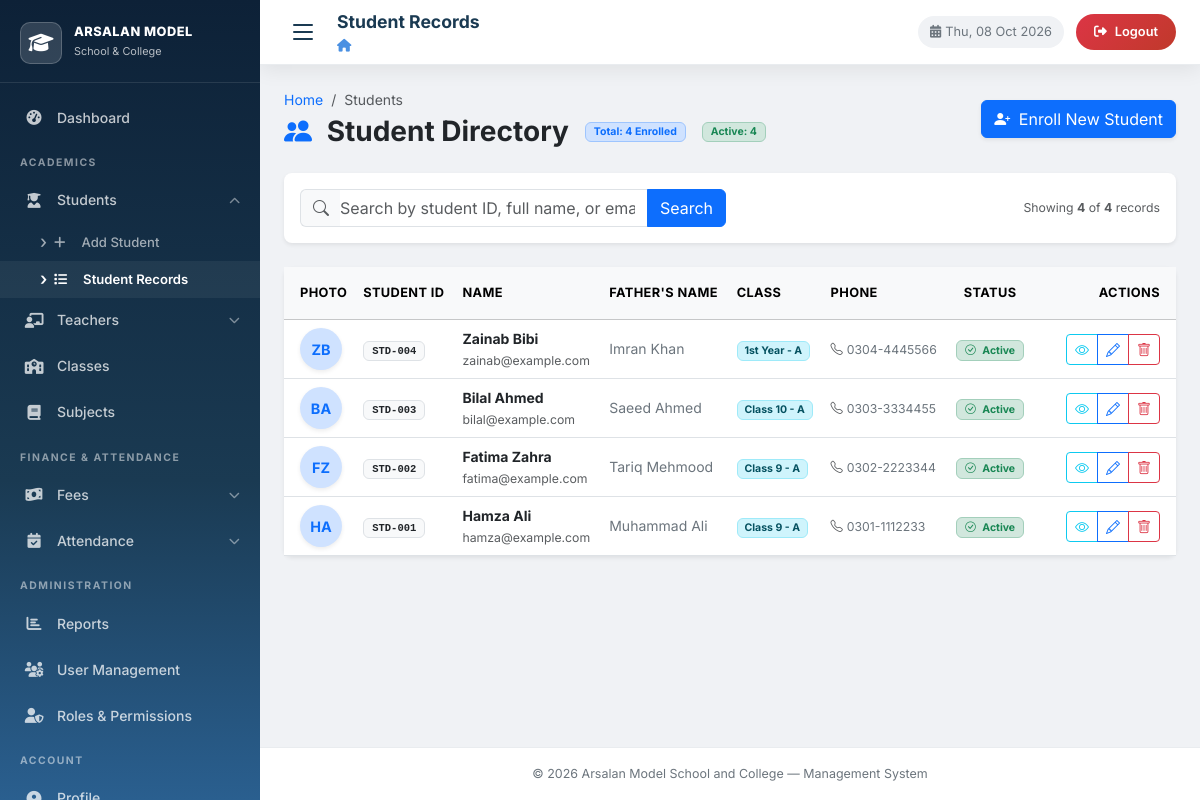
Page /students/student_records.php (signed in) on the committed database.
### tables this page shows
CREATE TABLE `students` (
    `id`             INT          NOT NULL AUTO_INCREMENT,
    `student_id`     VARCHAR(20)  NOT NULL,
    `first_name`     VARCHAR(50)  NOT NULL,
    `last_name`      VARCHAR(50)  NOT NULL,
    `father_name`    VARCHAR(100) NOT NULL,
    `gender`         ENUM('Male','Female','Other') NOT NULL,
    `date_of_birth`  DATE         NULL,
    `phone`          VARCHAR(15)  NOT NULL,
    `email`          VARCHAR(100) NOT NULL DEFAULT '',
    `address`        TEXT         NULL,
    `class_id`       INT          NOT NULL,
    `parent_user_id` INT          NULL DEFAULT NULL,
    `admission_date` DATE         NOT NULL,
    `photo`          VARCHAR(255) NULL DEFAULT NULL,
    `status`         ENUM('active','inactive') NOT NULL DEFAULT 'active',
    `created_at`     TIMESTAMP    NOT NULL DEFAULT CURRENT_TIMESTAMP,
    `updated_at`     TIMESTAMP    NOT NULL DEFAULT CURRENT_TIMESTAMP ON UPDATE CURRENT_TIMESTAMP,
    PRIMARY KEY (`id`),
    UNIQUE KEY `uq_student_id` (`student_id`),
    CONSTRAINT `fk_student_class` FOREIGN KEY (`class_id`) REFERENCES `classes`(`id`) ON DELETE RESTRICT,
    CONSTRAINT `fk_student_parent_user` FOREIGN KEY (`parent_user_id`) REFERENCES `users`(`id`) ON DELETE SET NULL
);

CREATE TABLE `classes` (
    `id`               INT         NOT NULL AUTO_INCREMENT,
    `class_name`       VARCHAR(50) NOT NULL,
    `section`          VARCHAR(10) NOT NULL DEFAULT 'A',
    `class_teacher_id` INT         NULL DEFAULT NULL,
    `room_number`      VARCHAR(20) NOT NULL DEFAULT '',
    `status`           ENUM('active','inactive') NOT NULL DEFAULT 'active',
    `created_at`       TIMESTAMP   NOT NULL DEFAULT CURRENT_TIMESTAMP,
    PRIMARY KEY (`id`)
);

### database.php (called while the page is built, shortened)
<?php
function get_db(): mysqli {
    static $conn = null;
    if ($conn === null) {
        try {
            $conn = new mysqli(DB_HOST, DB_USER, DB_PASS, DB_NAME);
            $conn->set_charset(DB_CHARSET);
        } catch (mysqli_sql_exception $e) {
            error_log('Database connection failed: ' . $e->getMessage());
            die('<div style="font-family:sans-serif;color:#c0392b;padding:30px;text-align:center;">
                <h2>&#9888; Database Connection Error</h2>
                <p>Could not connect to MySQL. Please ensure XAMPP is running and run <strong>setup.sql</strong> first.</p>
                <p><small>' . htmlspecialchars($e->getMessage(), ENT_QUOTES) . '</small></p>
                </div>');
        }
    }
    return $conn;
}
function normalize_db_args(string|array $arg2 = '', string|array $arg3 = []): array {
    if (is_array($arg2)) {
        $params = $arg2;
        $types  = is_string($arg3) ? $arg3 : '';
    } else {
        $types  = (string)$arg2;
        $params = is_array($arg3) ? $arg3 : [];
    }
    return [$types, $params];
}
function db_query(string $sql, $types = '', $params = []): mysqli_stmt {
    [$actual_types, $actual_params] = normalize_db_args($types, $params);
    $conn = get_db();
    $stmt = $conn->prepare($sql);
    if ($actual_types !== '' && count($actual_params) > 0) {
        $stmt->bind_param($actual_types, ...$actual_params);
    }
    $stmt->execute();
    return $stmt;
}
function db_fetch_all(string $sql, $types = '', $params = []): array {
    $stmt = db_query($sql, $types, $params);
    $rows = $stmt->get_result()->fetch_all(MYSQLI_ASSOC);
    return $rows;
}
function db_fetch_one(string $sql, $types = '', $params = []): ?array {
    $stmt = db_query($sql, $types, $params);
    $row = $stmt->get_result()->fetch_assoc();
    return $row ?: null;
}
function h(mixed $val): string {
    return htmlspecialchars((string)($val ?? ''), ENT_QUOTES, 'UTF-8');
}
function current_user(): ?array {
    return ['id'=>$_SESSION['user_id'],'username'=>$_SESSION['username'],'role'=>$_SESSION['role']];
}
function get_role_dashboard(string $role, string $depth = '', ?int $user_id = null): string {
    $norm_role = strtolower(trim($role));
    if ($norm_role === 'admin')   return $depth . 'dashboard.php';
    return $depth . 'profile.php';
}
function has_permission(string $permission, ?int $user_id = null): bool {
    $current_uid = $user_id ?? ($_SESSION['user_id'] ?? null);
    if ($user_id === null) {
        $current_role = strtolower($_SESSION['role'] ?? '');
        if ($current_role === 'admin') {
            return true;
        }
    }
    return false;
}

### students/student_records.php (the view, shortened to what this page needs)
<?php
require_once __DIR__ . '/../database.php';
$depth       = '../';
$search = trim($_GET['search'] ?? '');
$per_page = 10;
$page = max(1, (int)($_GET['page'] ?? 1));
$offset = ($page - 1) * $per_page;
$count_sql = "SELECT COUNT(*) AS total
              FROM students s
              LEFT JOIN classes c ON s.class_id = c.id";
$count_params = [];
$count_types  = "";
$count_row = db_fetch_one($count_sql, $count_types, $count_params);
$total_students = (int)($count_row['total'] ?? 0);
$data_sql = "SELECT s.*, c.class_name, c.section
             FROM students s
             LEFT JOIN classes c ON s.class_id = c.id";
$data_params = [];
$data_types  = "";
$data_sql .= " ORDER BY s.id DESC LIMIT ? OFFSET ?";
$data_params[] = $per_page;
$data_params[] = $offset;
$data_types   .= "ii";
$students = db_fetch_all($data_sql, $data_types, $data_params);
$active_total_row = db_fetch_one("SELECT COUNT(*) AS total FROM students WHERE status = 'active'");
$total_active = (int)($active_total_row['total'] ?? 0);
require_once __DIR__ . '/../layout.php';
?>
<div class="d-flex justify-content-between align-items-center flex-wrap gap-2 mb-4">
    <div>
        <nav aria-label="breadcrumb">
            <ol class="breadcrumb mb-1">
                <li class="breadcrumb-item"><a href="<?= $dashboard_link ?>" class="text-decoration-none">Home</a></li>
                <li class="breadcrumb-item active" aria-current="page">Students</li>
            </ol>
        </nav>
        <div class="d-flex align-items-center gap-3">
            <h2 class="h3 fw-bold text-dark mb-0">
                <i class="bi bi-people-fill text-primary me-2"></i> Student Directory
            </h2>
            <span class="badge bg-primary-subtle text-primary border border-primary-subtle px-2 py-1">
                Total: <?= number_format($total_students); ?> <?= ($search !== '') ? 'Found' : 'Enrolled'; ?>
            </span>
            <span class="badge bg-success-subtle text-success border border-success-subtle px-2 py-1">
                Active: <?= number_format($total_active); ?>
            </span>
        </div>
    </div>
    <?php if (has_permission('students.add')): ?>
    <div>
        <a href="add_student.php" class="btn btn-primary shadow-sm">
            <i class="bi bi-person-plus-fill me-1"></i> Enroll New Student
        </a>
    </div>
    <?php endif; ?>
</div>
<div class="card border-0 shadow-sm rounded-3 mb-4">
    <div class="card-body p-3">
        <form method="GET" action="student_records.php" class="row g-2 align-items-center">
            <div class="col-md-8 col-lg-6">
                <div class="input-group">
                    <span class="input-group-text bg-light text-muted border-end-0">
                        <i class="bi bi-search"></i>
                    </span>
                    <input type="text"
                           class="form-control border-start-0 ps-0"
                           name="search"
                           placeholder="Search by student ID, full name, or email..."
                           value="<?= h($search); ?>"
                           autofocus>
                    <button class="btn btn-primary" type="submit">
                        Search
                    </button>
                </div>
            </div>
            <div class="col-md-4 col-lg-6 text-md-end text-muted small">
                Showing <strong><?= count($students); ?></strong> of <strong><?= $total_students; ?></strong> records
            </div>
        </form>
    </div>
</div>
<div class="card border-0 shadow-sm rounded-3">
    <div class="table-responsive">
        <table class="table table-hover align-middle mb-0">
            <thead class="table-light text-muted text-uppercase" style="font-size: 0.8rem; letter-spacing: 0.03em;">
                <tr>
                    <th class="ps-3 py-3" style="width: 70px;">Photo</th>
                    <th class="py-3">Student ID</th>
                    <th class="py-3">Name</th>
                    <th class="py-3">Father's Name</th>
                    <th class="py-3">Class</th>
                    <th class="py-3">Phone</th>
                    <th class="py-3 text-center">Status</th>
                    <th class="pe-3 py-3 text-end" style="min-width: 140px;">Actions</th>
                </tr>
            </thead>
            <tbody>
                <?php if (empty($students)): ?>
                    <tr>
                        <td colspan="8" class="text-center py-5 text-muted">
                            <i class="bi bi-people fs-1 d-block mb-2 text-secondary"></i>
                            <h6 class="fw-semibold">No students found</h6>
                            <p class="small mb-3">
                                <?= ($search !== '') ? 'Try refining your search query.' : 'Get started by enrolling your first student.'; ?>
                            </p>
                            <?php if ($search !== ''): ?>
                                <a href="student_records.php" class="btn btn-sm btn-outline-primary">View All Students</a>
                            <?php else: ?>
                                <a href="add_student.php" class="btn btn-sm btn-primary">Enroll Student</a>
                            <?php endif; ?>
                        </td>
                    </tr>
                <?php else: ?>
                    <?php foreach ($students as $stu): ?>
                        <tr>
                            <td class="ps-3">
                                <?php if (!empty($stu['photo']) && file_exists(__DIR__ . '/../uploads/students/' . $stu['photo'])): ?>
                                    <img src="../uploads/students/<?= h($stu['photo']); ?>"
                                         alt="<?= h($stu['first_name']); ?>"
                                         class="rounded-circle shadow-sm"
                                         style="width: 42px; height: 42px; object-fit: cover;">
                                <?php else: ?>
                                    <div class="rounded-circle bg-primary-subtle text-primary d-flex align-items-center justify-content-center fw-bold shadow-sm"
                                         style="width: 42px; height: 42px; font-size: 0.9rem;">
                                        <?= strtoupper(substr($stu['first_name'], 0, 1) . substr($stu['last_name'], 0, 1)); ?>
                                    </div>
                                <?php endif; ?>
                            </td>
                            <td>
                                <span class="badge bg-light text-dark border font-monospace px-2 py-1">
                                    <?= h($stu['student_id']); ?>
                                </span>
                            </td>
                            <td>
                                <div class="fw-bold text-dark">
                                    <?= h($stu['first_name'] . ' ' . $stu['last_name']); ?>
                                </div>
                                <?php if (!empty($stu['email'])): ?>
                                    <div class="text-muted small"><?= h($stu['email']); ?></div>
                                <?php endif; ?>
                            </td>
                            <td class="text-secondary">
                                <?= h($stu['father_name']); ?>
                            </td>
                            <td>
                                <?php if (!empty($stu['class_name'])): ?>
                                    <span class="badge bg-info-subtle text-info-emphasis border border-info-subtle">
                                        <?= h($stu['class_name']); ?><?= !empty($stu['section']) ? ' - ' . h($stu['section']) : ''; ?>
                                    </span>
                                <?php else: ?>
                                    <span class="text-muted small">Not Assigned</span>
                                <?php endif; ?>
                            </td>
                            <td class="text-secondary small">
                                <i class="bi bi-telephone text-muted me-1"></i><?= h($stu['phone']); ?>
                            </td>
                            <td class="text-center">
                                <?php if ($stu['status'] === 'active'): ?>
                                    <span class="badge bg-success-subtle text-success border border-success-subtle px-2 py-1">
                                        <i class="bi bi-check-circle me-1"></i> Active
                                    </span>
                                <?php else: ?>
                                    <span class="badge bg-secondary-subtle text-secondary border border-secondary-subtle px-2 py-1">
                                        <i class="bi bi-dash-circle me-1"></i> Inactive
                                    </span>
                                <?php endif; ?>
                            </td>
                            <td class="pe-3 text-end">
                                <div class="btn-group btn-group-sm" role="group">
                                    <button type="button"
                                            class="btn btn-outline-info"
                                            data-bs-toggle="modal"
                                            data-bs-target="#viewStudentModal<?= (int)$stu['id']; ?>"
                                            title="View Details">
                                        <i class="bi bi-eye"></i>
                                    </button>
                                    <?php if (has_permission('students.edit')): ?>
                                    <a href="edit_student.php?id=<?= (int)$stu['id']; ?>"
                                       class="btn btn-outline-primary"
                                       title="Edit Student">
                                        <i class="bi bi-pencil"></i>
                                    </a>
                                    <?php endif; ?>
                                    <?php if (has_permission('students.delete')): ?>
                                    <a href="delete_student.php?id=<?= (int)$stu['id']; ?>"
                                       class="btn btn-outline-danger"
                                       onclick="return confirm('Are you sure you want to delete student \'<?= h(addslashes($stu['first_name'] . ' ' . $stu['last_name'])); ?>\' (<?= h($stu['student_id']); ?>)? This action cannot be undone.');"
                                       title="Delete Student">
                                        <i class="bi bi-trash"></i>
                                    </a>
                                    <?php endif; ?>
                                </div>
                            </td>
                        </tr>
                    <?php endforeach; ?>
                <?php endif; ?>
            </tbody>
        </table>
    </div>
</div>
<?php
require_once __DIR__ . '/../layout_end.php';
?>

### css/style.css (style rules this page uses)
:root { --primary: #1a3a52; --primary-dark: #0d2137; --primary-light: #2a5f8f; --accent: #4a90e2; --accent-hover: #357abd; --success: #28a745; --warning: #ffc107; --danger: #dc3545; --info: #17a2b8; --white: #ffffff; --gray-50: #f8f9fa; --gray-100: #f0f2f5; --gray-200: #e9ecef; --gray-300: #dee2e6; --gray-500: #6c757d; --gray-700: #495057; --gray-900: #212529; --sidebar-w: 260px; --topbar-h: 65px; --radius: 12px; --radius-sm: 8px; --shadow: 0 4px 20px rgba(0,0,0,0.08); --shadow-md: 0 8px 30px rgba(0,0,0,0.12); --transition: all .25s ease; }
*, *::before, *::after { box-sizing: border-box; margin: 0; padding: 0; }
html { scroll-behavior: smooth; }
body { font-family: 'Inter', 'Segoe UI', Arial, sans-serif; font-size: 14px; color: var(--gray-900); background: var(--gray-100); line-height: 1.6; -webkit-font-smoothing: antialiased; }

### rows in the picture
students: first_name+last_name "ZB", student "STD-004", first_name+last_name "Zainab Bibi", email "zainab@example.com", father_name "Imran Khan", class.class_name "1st Year", class.section "A", phone "0304-4445566", status "active" (drawn)
students: first_name+last_name "BA", student "STD-003", first_name+last_name "Bilal Ahmed", email "bilal@example.com", father_name "Saeed Ahmed", class.class_name "Class 10", class.section "A", phone "0303-3334455", status "active" (drawn)
students: first_name+last_name "FZ", student "STD-002", first_name+last_name "Fatima Zahra", email "fatima@example.com", father_name "Tariq Mehmood", class.class_name "Class 9", class.section "A", phone "0302-2223344", status "active" (drawn)
students: first_name+last_name "HA", student "STD-001", first_name+last_name "Hamza Ali", email "hamza@example.com", father_name "Muhammad Ali", class.class_name "Class 9", class.section "A", phone "0301-1112233", status "active" (drawn)

### other values in the picture
$page_title "Student Records"
$total_students "4"
$total_active "4"
count($students) "4"
APP_NAME "Arsalan Model School and College"
